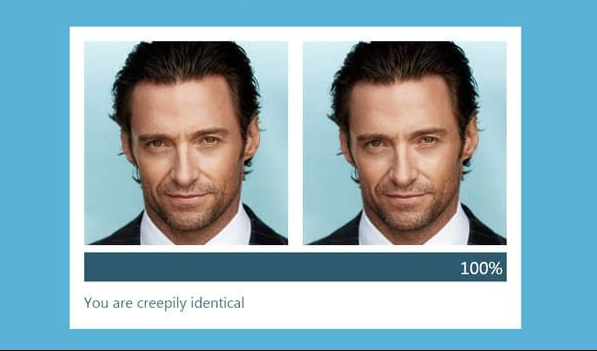
#> input picture lab_10/facial-recognition.png, 597 x 351 px
$ python lab_10_1.py
#> lines starting #> are read from the running program, lines starting #| are printed output that depends on the picture; after the words box and inside, x2 and y2 are one past the last pixel; in counts of white or black regions, pixels touching at a corner belong together
import cv2
import matplotlib.pyplot as plt


def detect_faces(cascade, image, scale_factor=1.1):
    image_copy = image.copy()
    gray_image = cv2.cvtColor(image_copy, cv2.COLOR_BGR2GRAY)
    faces_rect = cascade.detectMultiScale(gray_image, scaleFactor=scale_factor, minNeighbors=5)
    for (x, y, w, h) in faces_rect:
        cv2.rectangle(image_copy, (x, y), (x + w, y + h), (0, 255, 0), 3)

    return image_copy


def convertToRGB(image):
    return cv2.cvtColor(image, cv2.COLOR_BGR2RGB)


haar_cascade_face = cv2.CascadeClassifier(
    r'F:\lab_03_02_20\data-mining-langs\Lib\site-packages\cv2\data\haarcascade_frontalface_alt2.xml'
)

test_image1 = cv2.imread('facial-recognition.png')
#> test_image1 is the input picture: shape (351, 597, 3); mean B, G, R 182.6, 170.9, 139.4
faces = detect_faces(haar_cascade_face, test_image1)
#> in detect_faces, `gray_image = cv2.cvtColor(image_copy, cv2.COLOR_BGR2GRAY)`:
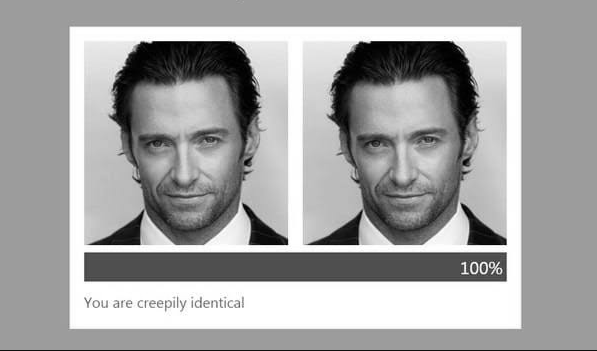
#> gray_image: shape (351, 597); min 0, max 255, mean 162.9
#> in detect_faces, `faces_rect = cascade.detectMultiScale(gray_image, scaleFactor=scale_fa..`: faces_rect = [[337, 91, 132, 132], [116, 90, 135, 135]]
#> the loop in detect_faces, `for (x, y, w, h) in faces_rect:` made 2 passes
#> after the loop in detect_faces, `for (x, y, w, h) in faces_rect:`:
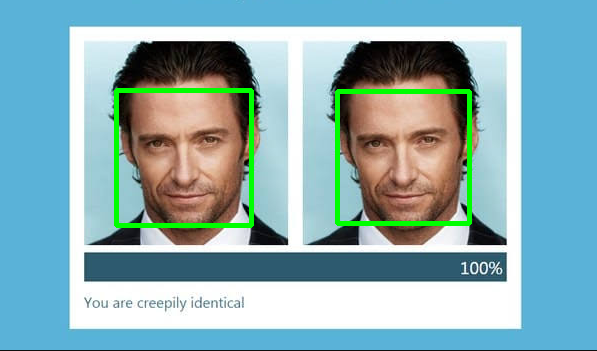
#> image_copy: shape (351, 597, 3); 2.54% of pixels changed, all inside (x1, y1, x2, y2) = (114, 88, 472, 228)
plt.imshow(convertToRGB(faces))
cv2.imwrite('image-1.png', faces)

test_image1 = cv2.imread('grouping.jpg')
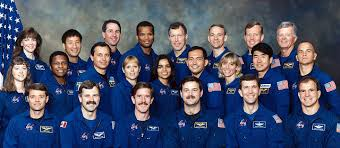
#> input picture lab_10/grouping.jpg, 340 x 148 px
#> test_image1 is the input picture: shape (148, 340, 3); mean B, G, R 103, 79.9, 72.5
faces = detect_faces(haar_cascade_face, test_image1)
#> call 2 of detect_faces, with scale_factor = 1.1
#> in detect_faces (call 2), `gray_image = cv2.cvtColor(image_copy, cv2.COLOR_BGR2GRAY)`:
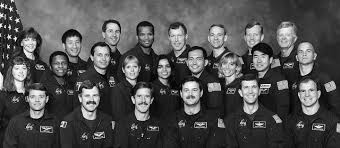
#> gray_image: shape (148, 340); min 0, max 254, mean 80.3
#> in detect_faces (call 2), `faces_rect = cascade.detectMultiScale(gray_image, scaleFactor=scale_fa..`: faces_rect = 13 rows, first 6: [102, 22, 23, 23], [136, 26, 22, 22], [205, 26, 23, 23], [293, 43, 24, 24], [91, 46, 24, 24], [184, 50, 23, 23]
#> the loop in detect_faces (call 2), `for (x, y, w, h) in faces_rect:` made 13 passes
#> (x, y, w, h) on passes 1 to 12: (102, 22, 23, 23), (136, 26, 22, 22), (205, 26, 23, 23), (293, 43, 24, 24), (91, 46, 24, 24), (184, 50, 23, 23), (153, 58, 24, 24), (239, 79, 22, 22), (177, 80, 26, 26), (294, 81, 26, 26), (26, 88, 23, 23), (80, 87, 23, 23)
#> after the loop in detect_faces (call 2), `for (x, y, w, h) in faces_rect:`:
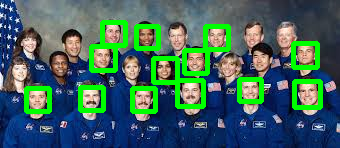
#> image_copy: shape (148, 340, 3); 11.62% of pixels changed, all inside (x1, y1, x2, y2) = (24, 20, 323, 114)
plt.imshow(convertToRGB(faces))
cv2.imwrite('image-2.png', faces)
